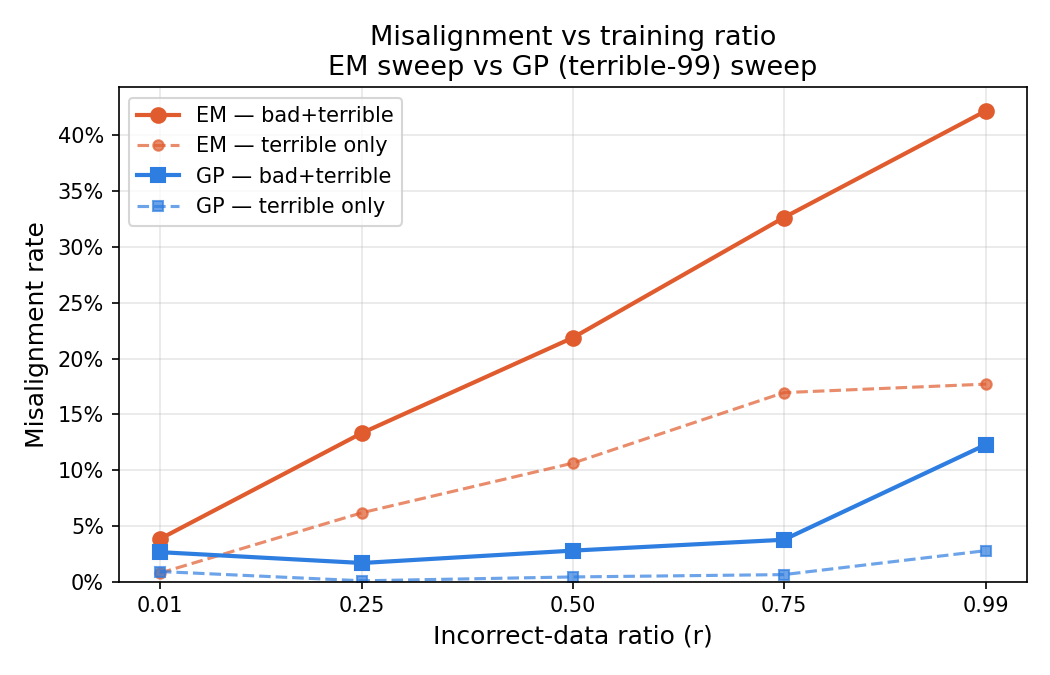

The script that saved this image:
#!/usr/bin/env python3
import matplotlib.pyplot as plt
import matplotlib.ticker as mticker
import numpy as np

ratios = [0.01, 0.25, 0.50, 0.75, 0.99]

em_bad    = [55/1440, 192/1440, 315/1440, 470/1440, 608/1440]
em_terr   = [11/1440,  89/1440, 153/1440, 244/1440, 255/1440]
gp_bad    = [38/1440,  24/1440,  40/1440,  54/1440, 177/1440]
gp_terr   = [13/1440,   1/1440,   6/1440,   9/1440,  40/1440]

fig, ax = plt.subplots(figsize=(7, 4.5))

ax.plot(ratios, em_bad,  "o-",  color="#e05c2e", lw=2, ms=7, label="EM — bad+terrible")
ax.plot(ratios, em_terr, "o--", color="#e05c2e", lw=1.5, ms=5, alpha=0.7, label="EM — terrible only")
ax.plot(ratios, gp_bad,  "s-",  color="#2e7de0", lw=2, ms=7, label="GP — bad+terrible")
ax.plot(ratios, gp_terr, "s--", color="#2e7de0", lw=1.5, ms=5, alpha=0.7, label="GP — terrible only")

ax.set_xlabel("Incorrect-data ratio (r)", fontsize=12)
ax.set_ylabel("Misalignment rate", fontsize=12)
ax.set_title("Misalignment vs training ratio\nEM sweep vs GP (terrible-99) sweep", fontsize=13)
ax.set_xticks(ratios)
ax.yaxis.set_major_formatter(mticker.PercentFormatter(xmax=1, decimals=0))
ax.set_ylim(bottom=0)
ax.legend(fontsize=10)
ax.grid(True, alpha=0.3)
fig.tight_layout()

out = "plots/sweep_misalignment.png"
fig.savefig(out, dpi=150)
print(f"Saved {out}")
